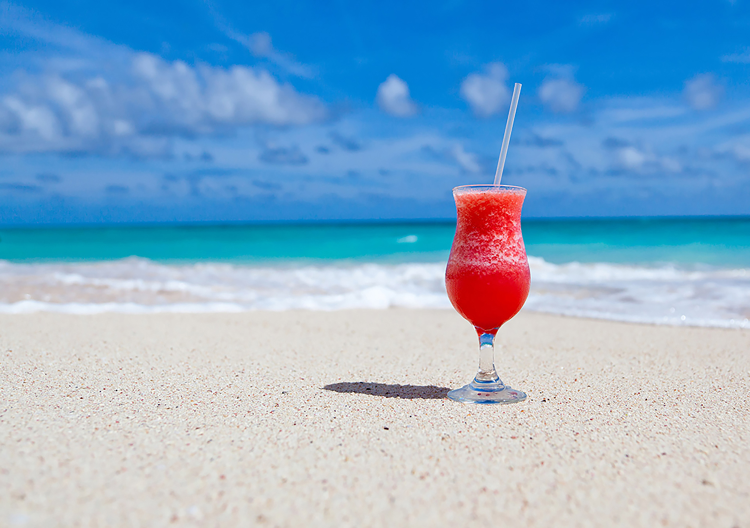
//> input picture labs/week4/data/images/backGroundLarge.jpg, 1500 x 1056 px, given in place of foreGroundAssetLarge.png, which was not available (shown at 1/2 size)
$ ./alphaBlend   (built with g++ and OpenCV 4)
//> lines starting //> are read from the running program, lines starting //| are printed output that depends on the picture; pictures that were not available may be replaced by others from this repository, and a replacement may not be noted
// [15 lines of licence text are left out]

#include <opencv2/opencv.hpp>

using namespace cv;
using namespace std;

// Alpha blending using multiply and add functions
Mat& blend(Mat& alpha, Mat& foreground, Mat& background, Mat& outImage)
{
    Mat fore, back;
    multiply(alpha, foreground, fore);
    multiply(Scalar::all(1.0)-alpha, background, back);
    add(fore, back, outImage);

    return outImage;
}

// Alpha Blending using direct pointer access
Mat& alphaBlendDirectAccess(Mat& alpha, Mat& foreground, Mat& background, Mat& outImage)
{

    int numberOfPixels = foreground.rows * foreground.cols * foreground.channels();

    float* fptr = reinterpret_cast<float*>(foreground.data);
    float* bptr = reinterpret_cast<float*>(background.data);
    float* aptr = reinterpret_cast<float*>(alpha.data);
    float* outImagePtr = reinterpret_cast<float*>(outImage.data);

    int i,j;
    for ( j = 0; j < numberOfPixels; ++j, outImagePtr++, fptr++, aptr++, bptr++)
    {
        *outImagePtr = (*fptr)*(*aptr) + (*bptr)*(1 - *aptr);
    }

    return outImage;
}


int main(int argc, char** argv)
{

    // Read in the png foreground asset file that contains both rgb and alpha information
    Mat foreGroundImage = imread("../data/images/foreGroundAssetLarge.png", -1);
//> foreGroundImage is the input picture: 1056 rows x 1500 cols, CV_8UC3; mean B, G, R 204.1, 174.2, 136
    Mat bgra[4];
    split(foreGroundImage, bgra);//split png foreground
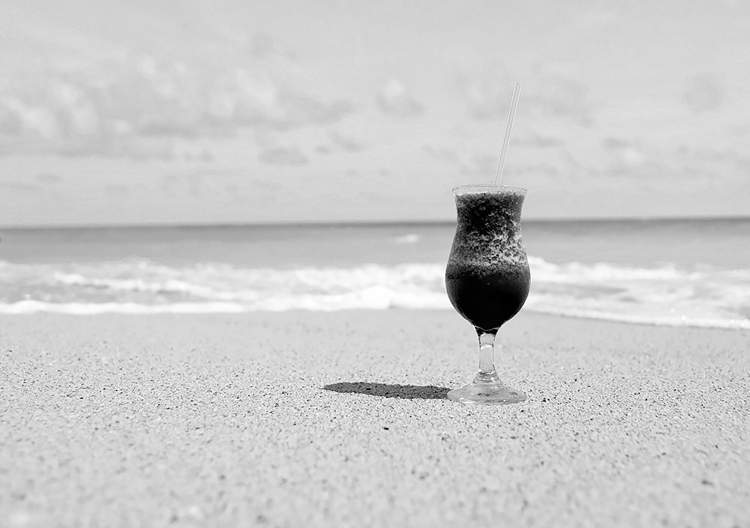
//> bgra[0]: 1056 rows x 1500 cols, CV_8UC1 (shown at 1/2 size); min 0, max 255, mean 204.1
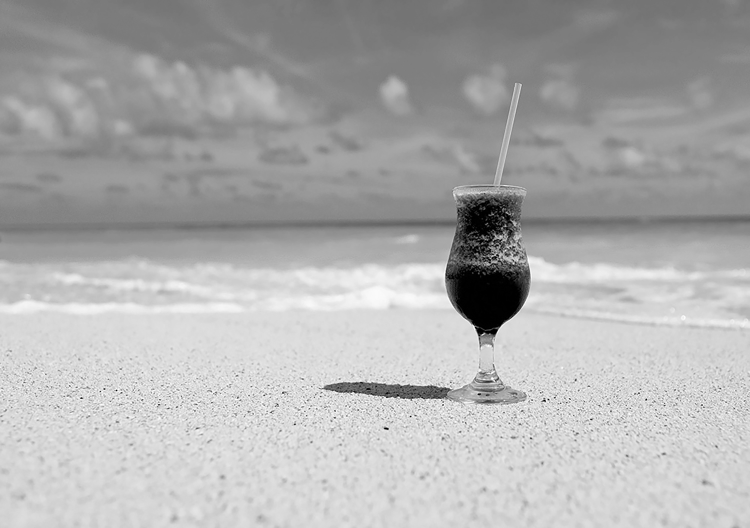
//> bgra[1]: 1056 rows x 1500 cols, CV_8UC1 (shown at 1/2 size); min 0, max 255, mean 174.2
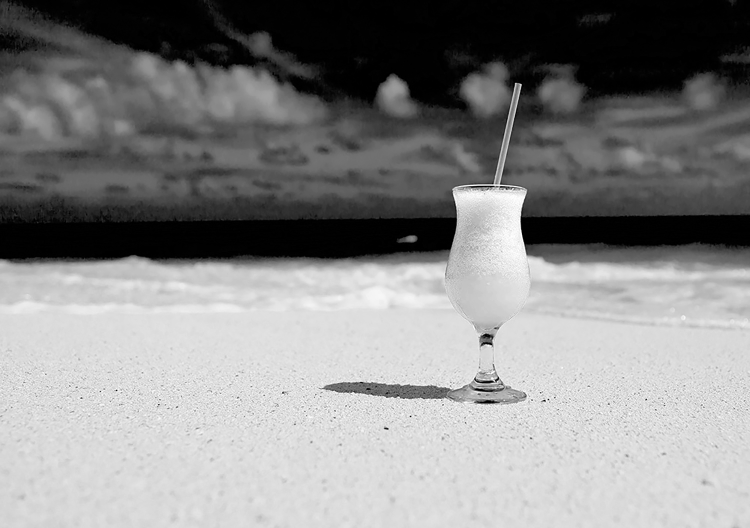
//> bgra[2]: 1056 rows x 1500 cols, CV_8UC1 (shown at 1/2 size); min 0, max 255, mean 136

    // Save the foregroung RGB content into a single Mat
    vector<Mat> foregroundChannels;
    foregroundChannels.push_back(bgra[0]);
    foregroundChannels.push_back(bgra[1]);
    foregroundChannels.push_back(bgra[2]);
    Mat foreground = Mat::zeros(foreGroundImage.size(), CV_8UC3);
    merge(foregroundChannels, foreground);

    // Save the alpha information into a single Mat
    vector<Mat> alphaChannels;
    alphaChannels.push_back(bgra[3]);
    alphaChannels.push_back(bgra[3]);
    alphaChannels.push_back(bgra[3]);
    Mat alpha = Mat::zeros(foreGroundImage.size(), CV_8UC3);
//> (the run ends here: the program stops with an error, at `merge(alphaChannels, alpha);`)
